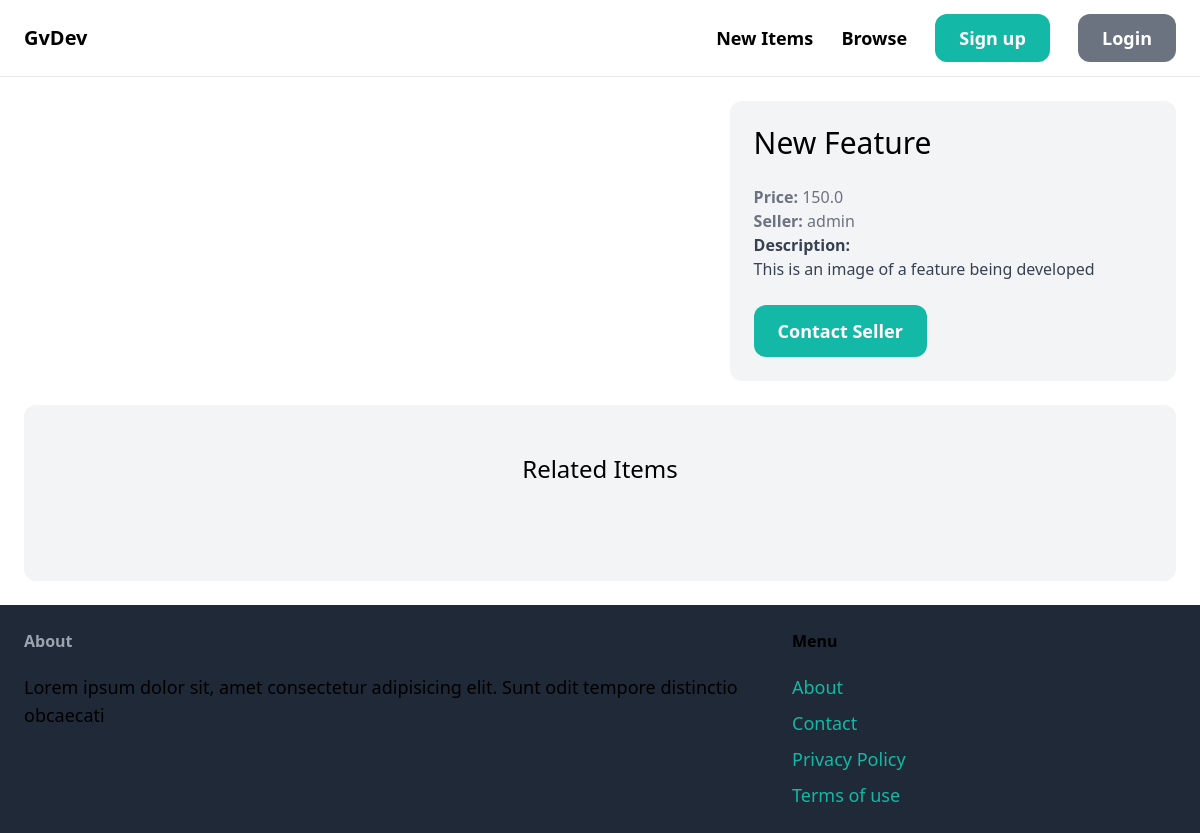
The page /items/4/ on the database as committed earlier.
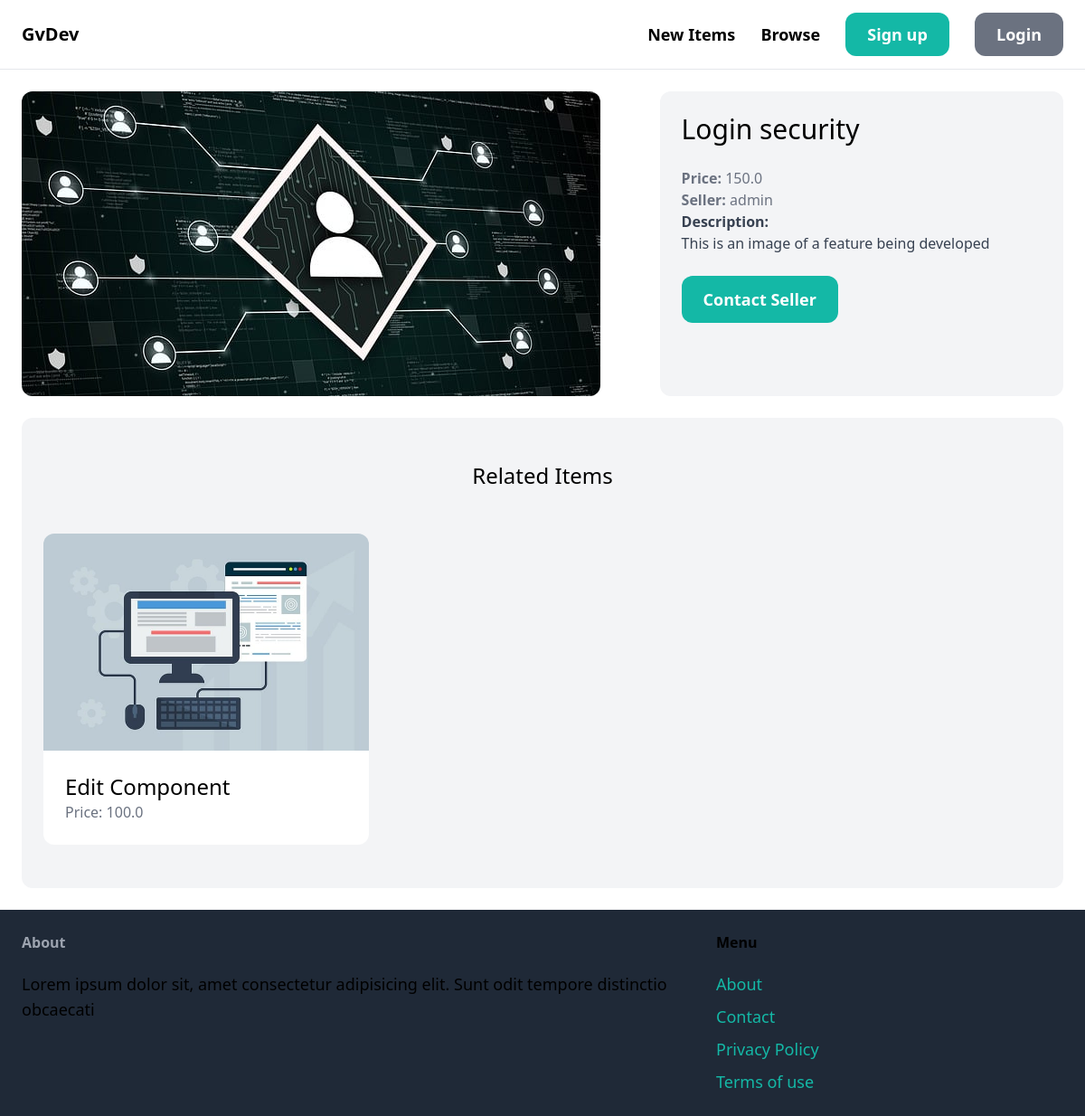
The same page on the database as committed later.
### item/models.py (models this page shows, shortened)
class Item(models.Model):
    category = models.ForeignKey(Category, related_name='items', on_delete=models.CASCADE)
    name = models.CharField(max_length=255)
    description = models.TextField(blank=True, null=True)
    price = models.FloatField()
    image = models.ImageField(upload_to="items_image", blank=True, null=True)
    is_sold = models.BooleanField(default=False)
    created_by = models.ForeignKey(User, related_name='items', on_delete=models.CASCADE)
    created_at = models.DateTimeField(auto_now_add=True)

### item/views.py (the view)
# urls.py: path('<int:pk>/', views.detail, name='detail'),
def detail(request, pk):
    item = get_object_or_404(Item, pk=pk)
    related_items = Item.objects.filter(category=item.category, is_sold=False).exclude(pk=pk)[0:3]
    return render(request, 'item/detail.html', {
        'item': item,
        'related_items': related_items
    })

### item/templates/item/detail.html (shortened to what this page needs)
{% extends 'core/base.html' %}
{% block content %}
    <div class="grid grid-cols-5 gap-6">
        <div class="col-span-3">
            <img src="{{ item.image.url }}" alt="" class="rounded-xl">
        </div>
        <div class="col-span-2 p-6 bg-gray-100 rounded-xl">
            <h1 class="mb-6 text-3xl">{{ item.name }}</h1>
            <p class="text-gray-500"><strong>Price: </strong>{{ item.price }}</p>
            <p class="text-gray-500"><strong>Seller: </strong>{{ item.created_by.username }}</p>
            {% if item.description %}
            <p class="text-gray-700">
                <strong class="text-grap-500">Description: </strong><br>
                {{ item.description }}
            </p>
            {% endif %}
            <a href="#" class="inline-block mt-6 px-6 py-3 text-lg font-semibold bg-teal-500 text-white hover:bg-teal-700 rounded-xl">Contact Seller</a>
        </div>
    </div>
    <div class="mt-6 px-6 py-12 bg-gray-100 rounded-xl">
        <h2 class="mb-12 text-2xl text-center">Related Items</h2>
        <div class="grid grid-cols-3 gap-3">
            {%  for item in related_items %}
                <div>
                    <a href="{% url 'item:detail' item.id %}">
                        <div>
                            <img src="{{ item.image.url }}" class="rounded-t-xl " alt="Item Image"/>
                        </div>
                        <div class="p-6 bg-white rounded-b-xl">
                            <h2 class="text-2xl">{{ item.name }}</h2>
                            <p class="text-gray-500">Price: {{ item.price }}</p>
                        </div>
                    </a>
                </div>
            {% endfor %}
        </div>
    </div>
{% endblock %}

### core/templates/core/base.html (shortened to what this page needs)
<!DOCTYPE html>
<html lang="en">
<head>
    <script src="https://cdn.tailwindcss.com"></script>
</head>
<body>
    <nav class="py-6 px-6 flex justify-between items-center border-b border-gray-200">
        <a href="{% url 'core:index' %}" class="text-xl font-semibold">GvDev</a>
        <div class="space-x-6">
            <a href="#" class="text-lg font-semibold hover:text-grap-500">New Items</a>
            <a href="#" class="text-lg font-semibold hover:text-grap-500">Browse</a>
            {% if request.user.is_authenticated %}
                <a href="#" class="text-lg font-semibold hover:bg-teal-700 px-6 py-3 bg-teal-500 text-white rounded-xl">Inbox</a>
                <a href="#" class="text-lg font-semibold hover:bg-gray-700 px-6 py-3 bg-gray-500 text-white rounded-xl">Dashboard</a>
            {% else %}
                <a href="{% url 'core:signup' %}" class="text-lg font-semibold hover:bg-teal-700 px-6 py-3 bg-teal-500 text-white rounded-xl">Sign up</a>
                <a href="{% url 'core:login' %}" class="text-lg font-semibold hover:bg-gray-700 px-6 py-3 bg-gray-500 text-white rounded-xl">Login</a>
            {% endif %}
        </div>
    </nav>
    <div class="px-6 py-6">
        {% block content %}
        {% endblock %}
    </div>
    <footer class="py-6 px-6 flex justify-between bg-gray-800">
        <div class="w-2/3 pr-10">
            <h3 class="mb-5 font-semibold text-gray-400">About</h3>
            <p class="text-lg text-grap-500">Lorem ipsum dolor sit, amet consectetur adipisicing elit. Sunt odit tempore distinctio obcaecati</p>
        </div>
        <div class="w-1/3">
            <h3 class="mb-5 font-semibold text-grap-400">Menu</h3>
            <ul class="space-y-2">
                <li><a href="#" class="text-lg text-teal-500 hover:text-teal-700">About</a></li>
                <li><a href="{% url 'core:contact' %}" class="text-lg text-teal-500 hover:text-teal-700">Contact</a></li>
                <li><a href="#" class="text-lg text-teal-500 hover:text-teal-700">Privacy Policy</a></li>
                <li><a href="#" class="text-lg text-teal-500 hover:text-teal-700">Terms of use</a></li>
            </ul>
        </div>
    </footer>
</body>
</html>

Rows that differ between the two databases and show on the page:
changed Item "This is an image of a feature being developed": image: picture added; name "New Feature" → "Login security"
added Item: image (picture), name "Edit Component", price "100.0"
